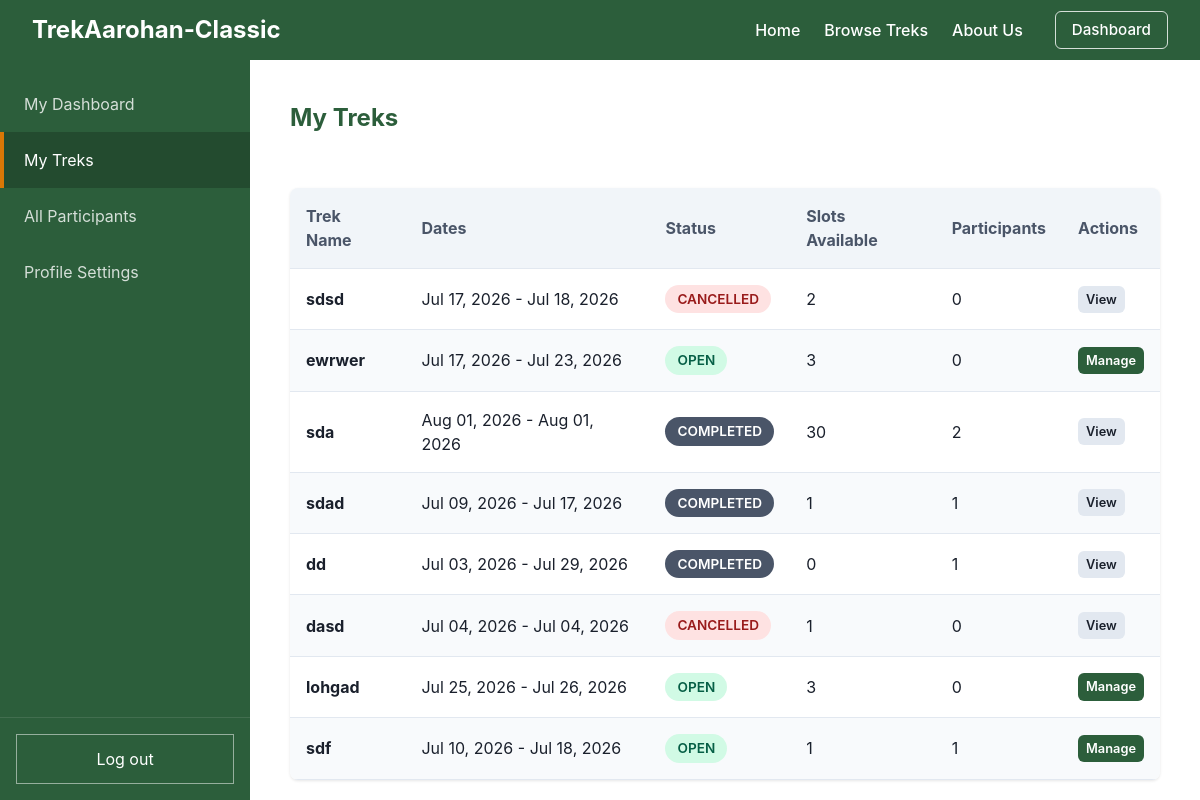
The app's page /staff/treks (signed in) with its own data.
### models.py (models this page shows)
class Trek(db.Model):
    __tablename__ = "trek"
    id = db.Column(db.Integer, primary_key=True, autoincrement=True)
    name = db.Column(db.String(100), nullable=False)
    description = db.Column(db.Text, nullable=True)
    difficulty = db.Column(db.String(20), nullable=False)  # "easy", "medium", "hard"
    location = db.Column(db.String(100), nullable=False)
    slots_available = db.Column(db.Integer, nullable=False)
    start_date = db.Column(db.Date, nullable=False)
    end_date = db.Column(db.Date, nullable=False)
    status = db.Column(db.String(20), default="open", nullable=False)  # "open", "full", "ongoing", "completed", "cancelled"
    assigned_staff_id = db.Column(db.Integer, db.ForeignKey("user.id"), nullable=False)
    cover_image = db.Column(db.String(255), nullable=True)
    price = db.Column(db.Float, default=0.0, nullable=False)
    bookings = db.relationship("Booking", backref="trek", lazy=True)

### app.py (the view)
    @app.route("/staff/treks")
    @login_required
    def staff_treks():
        if current_user.role != 1 or not current_user.is_approved:
            return redirect(url_for("home"))
        treks = Trek.query.filter_by(assigned_staff_id=current_user.id).all()
        return render_template("staff_treks.html", treks=treks)

### templates/staff_treks.html
{% extends "staff_base.html" %}
{% set active_page = "treks" %}
{% block dashboard_content %}
    <div style="display: flex; justify-content: space-between; align-items: center; margin-bottom: 2rem;">
        <h2>My Treks</h2>
    </div>
    <div class="data-table-wrapper">
        <table class="data-table">
            <thead>
                <tr>
                    <th>Trek Name</th>
                    <th>Dates</th>
                    <th>Status</th>
                    <th>Slots Available</th>
                    <th>Participants</th>
                    <th>Actions</th>
                </tr>
            </thead>
            <tbody>
                {% for trek in treks %}
                <tr>
                    <td><strong>{{ trek.name }}</strong></td>
                    <td>{{ trek.start_date.strftime("%b %d, %Y") }} - {{ trek.end_date.strftime("%b %d, %Y") }}</td>
                    <td><span class="badge badge-{{ trek.status }}">{{ trek.status|capitalize }}</span></td>
                    <td>{{ trek.slots_available }}</td>
                    <td>{{ trek.bookings | selectattr("status", "in", ["booked", "completed"]) | list | length }}</td>
                    <td>
                        {% if trek.status in ["completed", "cancelled"] %}
                        <a href="{{ url_for('staff_trek_manage', trek_id=trek.id) }}" class="btn btn-secondary" style="padding: 0.25rem 0.5rem; font-size: 0.8rem;">View</a>
                        {% else %}
                        <a href="{{ url_for('staff_trek_manage', trek_id=trek.id) }}" class="btn btn-primary" style="padding: 0.25rem 0.5rem; font-size: 0.8rem;">Manage</a>
                        {% endif %}
                    </td>
                </tr>
                {% else %}
                <tr>
                    <td colspan="5" style="text-align: center; color: var(--secondary-color);">You have no assigned treks.</td>
                </tr>
                {% endfor %}
            </tbody>
        </table>
    </div>
{% endblock %}

### static/css/style.css (style rules this page uses)
:root { --primary-color: #2C5E3B; --secondary-color: #4A5568; --accent-color: #D97706; --accent-dark: #B45309; --bg-color: #F9FAFB; --text-color: #1A202C; --border-color: #E2E8F0; --danger-color: #DC2626; }
body { margin: 0; font-family: -apple-system, BlinkMacSystemFont, "Segoe UI", Roboto, Helvetica, Arial, sans-serif; background-color: var(--bg-color); color: var(--text-color); line-height: 1.5; }
h1, h2 { margin-top: 0; color: var(--primary-color); }
.btn { display: inline-block; padding: 0.75rem 1.5rem; border-radius: 6px; font-weight: 600; text-align: center; cursor: pointer; border: none; transition: transform 0.15s ease, box-shadow 0.15s ease; text-decoration: none; font-size: 0.95rem; }
.btn-primary { background-color: var(--primary-color); color: white; }
.btn-secondary { background-color: #E2E8F0; color: var(--text-color); }
.badge { padding: 0.25rem 0.75rem; border-radius: 9999px; font-size: 0.85rem; font-weight: 600; text-transform: uppercase; display: inline-block; }
.badge-open, .badge-active, .badge-approved { background-color: #D1FAE5; color: #065F46; }
.badge-closed, .badge-cancelled, .badge-blacklisted { background-color: #FEE2E2; color: #991B1B; }
.badge-completed { background-color: var(--secondary-color); color: white; }
.data-table-wrapper { overflow-x: auto; background: white; border-radius: 8px; box-shadow: 0 1px 3px rgba(0,0,0,0.1); }
.data-table { width: 100%; border-collapse: collapse; }
.data-table th, .data-table td { padding: 1rem; text-align: left; border-bottom: 1px solid var(--border-color); }
.data-table th { background-color: #F1F5F9; color: var(--secondary-color); position: sticky; top: 0; }
.data-table tr:nth-child(even) { background-color: #F8FAFC; }

### records on screen
Trek: name "sdsd", start_date "Jul 17, 2026", end_date "Jul 18, 2026", status "CANCELLED", slots_available "2", bookings|selectattr "0"
Trek: name "ewrwer", start_date "Jul 17, 2026", end_date "Jul 23, 2026", status "OPEN", slots_available "3", bookings|selectattr "0"
Trek: name "sda", start_date "Aug 01, 2026", end_date "Aug 01, 2026", status "COMPLETED", slots_available "30", bookings|selectattr "2"
Trek: name "sdad", start_date "Jul 09, 2026", end_date "Jul 17, 2026", status "COMPLETED", slots_available "1", bookings|selectattr "1"
Trek: name "dd", start_date "Jul 03, 2026", end_date "Jul 29, 2026", status "COMPLETED", slots_available "0", bookings|selectattr "1"
Trek: name "dasd", start_date "Jul 04, 2026", end_date "Jul 04, 2026", status "CANCELLED", slots_available "1", bookings|selectattr "0"
Trek: name "lohgad", start_date "Jul 25, 2026", end_date "Jul 26, 2026", status "OPEN", slots_available "3", bookings|selectattr "0"
Trek: name "sdf", start_date "Jul 10, 2026", end_date "Jul 18, 2026", status "OPEN", slots_available "1", bookings|selectattr "1"
